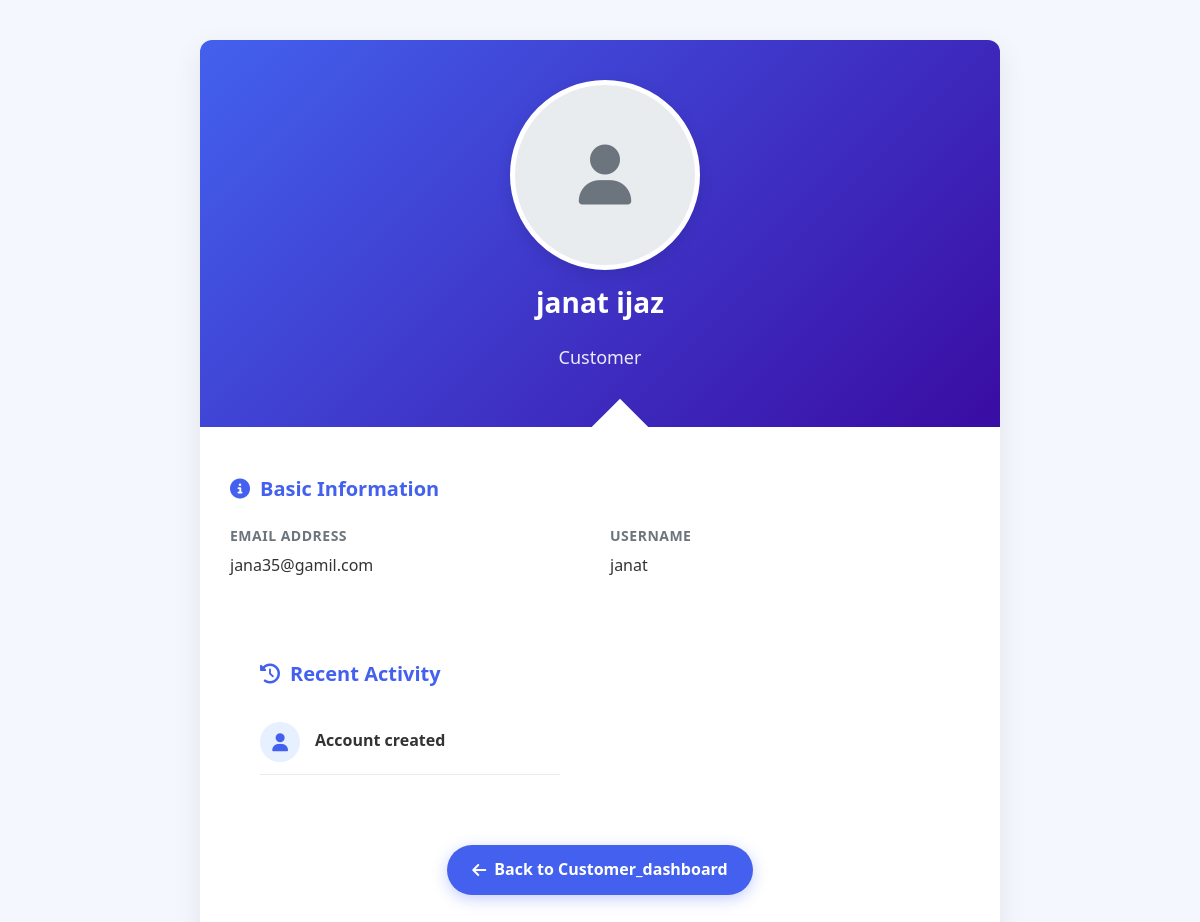
Screenshot of /customers/1/ (signed in) with the database file from the repository.
### smartcity/models.py (models this page shows, shortened)
class CustomerR(models.Model):
    first_name=models.CharField(max_length=100)
    last_name=models.CharField(max_length=100)
    email=models.EmailField()
    password = models.CharField(max_length=128, null=False)
    username = models.CharField(max_length=50,unique=True)

### smartcity/views.py (the view)
# urls.py: path('customers/<int:customer_id>/',customer_detail, name='customer_detail'),
@login_required
def customer_detail(request, customer_id):
    customer = get_object_or_404(CustomerR, id=customer_id)
    activities = [
        {
            'icon': 'user',
            'title': 'Account created',
            'date': customer.date_joined if hasattr(customer, 'date_joined') else "Unknown"
        },
    ]
    context = {
        'customer': customer,
        'activities': activities,
    }
    return render(request, 'customer_detail.html', context)

### smartcity/templates/customer_detail.html (shortened to what this page needs)
<!DOCTYPE html>
{% load static %}
<html>
<head>
    <link href="https://cdnjs.cloudflare.com/ajax/libs/font-awesome/6.4.0/css/all.min.css" rel="stylesheet">
</head>
<body>
    <div class="container">
        <div class="profile-card">
            <div class="profile-header">
                <div class="profile-img-container">
                    <div class="profile-img profile-img-placeholder">
                        <i class="fas fa-user"></i>
                    </div>
                </div>
                <h1 class="profile-name">{{ customer.first_name }} {{ customer.last_name }}</h1>
                <p class="profile-title">Customer</p>
            </div>
            <div class="detail-section">
                <h2 class="section-title"><i class="fas fa-info-circle"></i> Basic Information</h2>
                <div class="detail-grid">
                    <div class="detail-item">
                        <div class="detail-label">Email Address</div>
                        <div class="detail-value">{{ customer.email }}</div>
                    </div>
                    <div class="detail-item">
                        <div class="detail-label">Username</div>
                        <div class="detail-value">{{ customer.username }}</div>
                    </div>
            <div class="detail-section">
                <h2 class="section-title"><i class="fas fa-history"></i> Recent Activity</h2>
                {% for activity in activities %}
                <div class="activity-item">
                    <div class="activity-icon">
                        <i class="fas fa-{{ activity.icon }}"></i>
                    </div>
                    <div class="activity-content">
                        <div class="activity-title">{{ activity.title }}</div>
                    </div>
                </div>
                {% empty %}
                <div class="detail-item">
                    <div class="detail-value">No recent activity found</div>
                </div>
                {% endfor %}
            </div>
        </div>
        <div class="action-buttons">
            <a href="{% url 'customers' %}" class="back-btn">
                <i class="fas fa-arrow-left"></i> Back to Customer_dashboard
            </a>
        </div>
    </div>
</body>
</html>

### smartcity/templates/customer_detail.html (style rules this page uses)
:root { --primary-color: #4361ee; --primary-light: #e6f0ff; --secondary-color: #3a0ca3; --success-color: #28a745; --light-gray: #f8f9fa; --medium-gray: #e9ecef; --dark-gray: #6c757d; }
body { font-family: 'Segoe UI', Tahoma, Geneva, Verdana, sans-serif; line-height: 1.6; padding: 0; margin: 0; background-color: #f5f7ff; color: #333; }
.container { max-width: 800px; margin: 40px auto; padding: 0 20px; }
.profile-card { background: white; border-radius: 12px; box-shadow: 0 10px 30px rgba(0, 0, 0, 0.08); overflow: hidden; margin-bottom: 30px; }
.profile-header { text-align: center; padding: 40px 20px; background: linear-gradient(135deg, var(--primary-color), var(--secondary-color)); color: white; position: relative; }
.profile-header::after { content: ''; position: absolute; bottom: -20px; left: 50%; transform: translateX(-50%); width: 40px; height: 40px; background: white; transform: rotate(45deg); z-index: 1; }
.profile-img-container { position: relative; width: 180px; height: 180px; margin: 0 auto 20px; z-index: 2; }
.profile-img { width: 100%; height: 100%; border-radius: 50%; object-fit: cover; border: 5px solid white; box-shadow: 0 5px 15px rgba(0, 0, 0, 0.1); transition: all 0.3s ease; }
.profile-img-placeholder { display: flex; align-items: center; justify-content: center; background: var(--medium-gray); color: var(--dark-gray); font-size: 60px; }
.profile-name { font-size: 28px; margin: 10px 0 5px; font-weight: 700; }
.profile-title { font-size: 18px; color: rgba(255, 255, 255, 0.9); margin-bottom: 15px; }
.detail-section { padding: 30px; }
.section-title { color: var(--primary-color); font-size: 20px; margin-bottom: 20px; display: flex; align-items: center; }
.section-title i { margin-right: 10px; }
.detail-grid { display: grid; grid-template-columns: repeat(auto-fill, minmax(250px, 1fr)); gap: 20px; margin-bottom: 20px; }
.detail-item { margin-bottom: 15px; }
.detail-label { font-size: 14px; color: var(--dark-gray); text-transform: uppercase; letter-spacing: 0.5px; margin-bottom: 5px; font-weight: 600; }
.detail-value { font-size: 16px; font-weight: 500; color: #333; line-height: 1.5; }
.activity-item { display: flex; align-items: center; padding: 12px 0; border-bottom: 1px solid var(--medium-gray); }
.activity-icon { width: 40px; height: 40px; border-radius: 50%; background: var(--primary-light); color: var(--primary-color); display: flex; align-items: center; justify-content: center; margin-right: 15px; font-size: 18px; }
.activity-content { flex: 1; }
.activity-title { font-weight: 600; margin-bottom: 3px; }
.action-buttons { text-align: center; padding: 20px; }
.back-btn { display: inline-flex; align-items: center; padding: 12px 25px; background: var(--primary-color); color: white; text-decoration: none; border-radius: 30px; font-weight: 600; transition: all 0.3s ease; box-shadow: 0 4px 15px rgba(67, 97, 238, 0.3); }
.back-btn i { margin-right: 8px; }

### rows the page displays
CustomerR: first_name "janat", last_name "ijaz", email "jana35@gamil.com", username "janat"

### other values shown
{{ activity.title }} "Account created"
